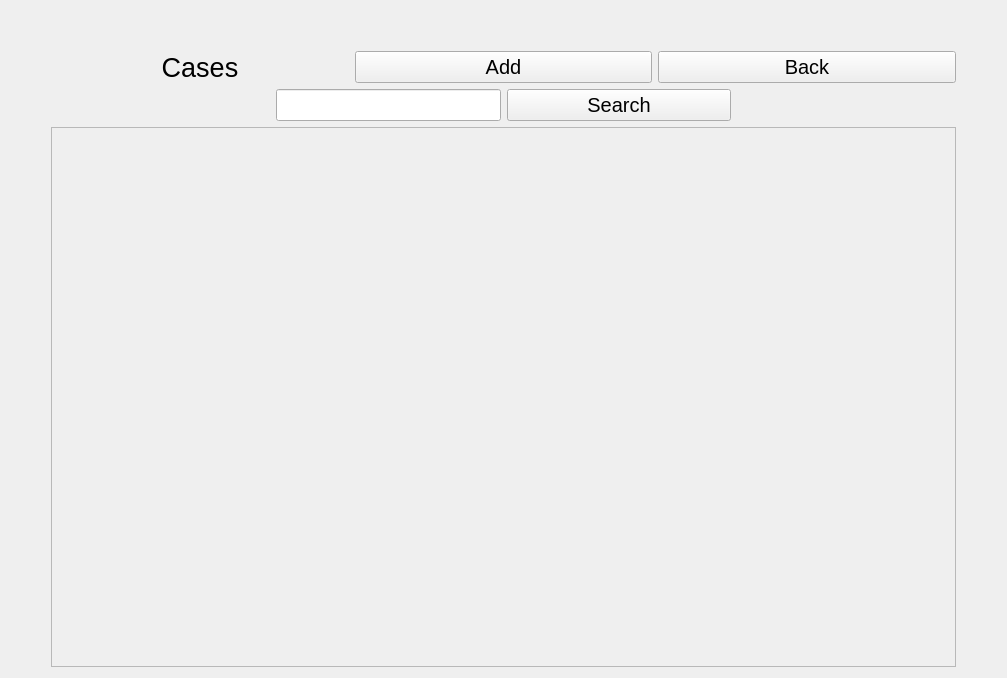
<?xml version="1.0" encoding="UTF-8"?>
<ui version="4.0">
 <class>Form</class>
 <widget class="QWidget" name="Form">
  <property name="geometry">
   <rect>
    <x>0</x>
    <y>0</y>
    <width>1007</width>
    <height>678</height>
   </rect>
  </property>
  <property name="sizePolicy">
   <sizepolicy hsizetype="Preferred" vsizetype="Fixed">
    <horstretch>0</horstretch>
    <verstretch>0</verstretch>
   </sizepolicy>
  </property>
  <property name="windowTitle">
   <string>Form</string>
  </property>
  <layout class="QGridLayout" name="gridLayout_2">
   <item row="0" column="1">
    <spacer name="verticalSpacer">
     <property name="orientation">
      <enum>Qt::Vertical</enum>
     </property>
     <property name="sizeType">
      <enum>QSizePolicy::Fixed</enum>
     </property>
     <property name="sizeHint" stdset="0">
      <size>
       <width>20</width>
       <height>40</height>
      </size>
     </property>
    </spacer>
   </item>
   <item row="1" column="1">
    <layout class="QGridLayout" name="gridLayout">
     <item row="1" column="0">
      <layout class="QHBoxLayout" name="horizontalLayout_2">
       <item>
        <spacer name="horizontalSpacer">
         <property name="orientation">
          <enum>Qt::Horizontal</enum>
         </property>
         <property name="sizeHint" stdset="0">
          <size>
           <width>40</width>
           <height>20</height>
          </size>
         </property>
        </spacer>
       </item>
       <item>
        <widget class="QLineEdit" name="CaseSearchField">
         <property name="sizePolicy">
          <sizepolicy hsizetype="MinimumExpanding" vsizetype="Fixed">
           <horstretch>0</horstretch>
           <verstretch>0</verstretch>
          </sizepolicy>
         </property>
         <property name="font">
          <font>
           <pointsize>15</pointsize>
          </font>
         </property>
        </widget>
       </item>
       <item>
        <widget class="QPushButton" name="CaseSearchBtn">
         <property name="sizePolicy">
          <sizepolicy hsizetype="Expanding" vsizetype="Fixed">
           <horstretch>0</horstretch>
           <verstretch>0</verstretch>
          </sizepolicy>
         </property>
         <property name="font">
          <font>
           <pointsize>15</pointsize>
          </font>
         </property>
         <property name="text">
          <string>Search</string>
         </property>
        </widget>
       </item>
       <item>
        <spacer name="horizontalSpacer_2">
         <property name="orientation">
          <enum>Qt::Horizontal</enum>
         </property>
         <property name="sizeHint" stdset="0">
          <size>
           <width>40</width>
           <height>20</height>
          </size>
         </property>
        </spacer>
       </item>
      </layout>
     </item>
     <item row="2" column="0">
      <widget class="QScrollArea" name="CaseScrollArea">
       <property name="sizePolicy">
        <sizepolicy hsizetype="Expanding" vsizetype="MinimumExpanding">
         <horstretch>0</horstretch>
         <verstretch>0</verstretch>
        </sizepolicy>
       </property>
       <property name="widgetResizable">
        <bool>true</bool>
       </property>
       <widget class="QWidget" name="scrollAreaWidgetContents">
        <property name="geometry">
         <rect>
          <x>0</x>
          <y>0</y>
          <width>893</width>
          <height>515</height>
         </rect>
        </property>
       </widget>
      </widget>
     </item>
     <item row="0" column="0">
      <layout class="QHBoxLayout" name="horizontalLayout">
       <item>
        <widget class="QLabel" name="label">
         <property name="font">
          <font>
           <pointsize>20</pointsize>
          </font>
         </property>
         <property name="text">
          <string>Cases</string>
         </property>
         <property name="alignment">
          <set>Qt::AlignCenter</set>
         </property>
        </widget>
       </item>
       <item>
        <widget class="QPushButton" name="AddCaseBtn">
         <property name="sizePolicy">
          <sizepolicy hsizetype="Minimum" vsizetype="Fixed">
           <horstretch>0</horstretch>
           <verstretch>0</verstretch>
          </sizepolicy>
         </property>
         <property name="font">
          <font>
           <pointsize>15</pointsize>
          </font>
         </property>
         <property name="text">
          <string>Add</string>
         </property>
        </widget>
       </item>
       <item>
        <widget class="QPushButton" name="BackBtn">
         <property name="sizePolicy">
          <sizepolicy hsizetype="Minimum" vsizetype="Fixed">
           <horstretch>0</horstretch>
           <verstretch>0</verstretch>
          </sizepolicy>
         </property>
         <property name="font">
          <font>
           <pointsize>15</pointsize>
          </font>
         </property>
         <property name="text">
          <string>Back</string>
         </property>
        </widget>
       </item>
      </layout>
     </item>
    </layout>
   </item>
   <item row="1" column="0">
    <spacer name="horizontalSpacer_3">
     <property name="orientation">
      <enum>Qt::Horizontal</enum>
     </property>
     <property name="sizeType">
      <enum>QSizePolicy::Fixed</enum>
     </property>
     <property name="sizeHint" stdset="0">
      <size>
       <width>40</width>
       <height>20</height>
      </size>
     </property>
    </spacer>
   </item>
   <item row="1" column="2">
    <spacer name="horizontalSpacer_4">
     <property name="orientation">
      <enum>Qt::Horizontal</enum>
     </property>
     <property name="sizeType">
      <enum>QSizePolicy::Fixed</enum>
     </property>
     <property name="sizeHint" stdset="0">
      <size>
       <width>40</width>
       <height>20</height>
      </size>
     </property>
    </spacer>
   </item>
  </layout>
 </widget>
 <resources/>
 <connections/>
</ui>
